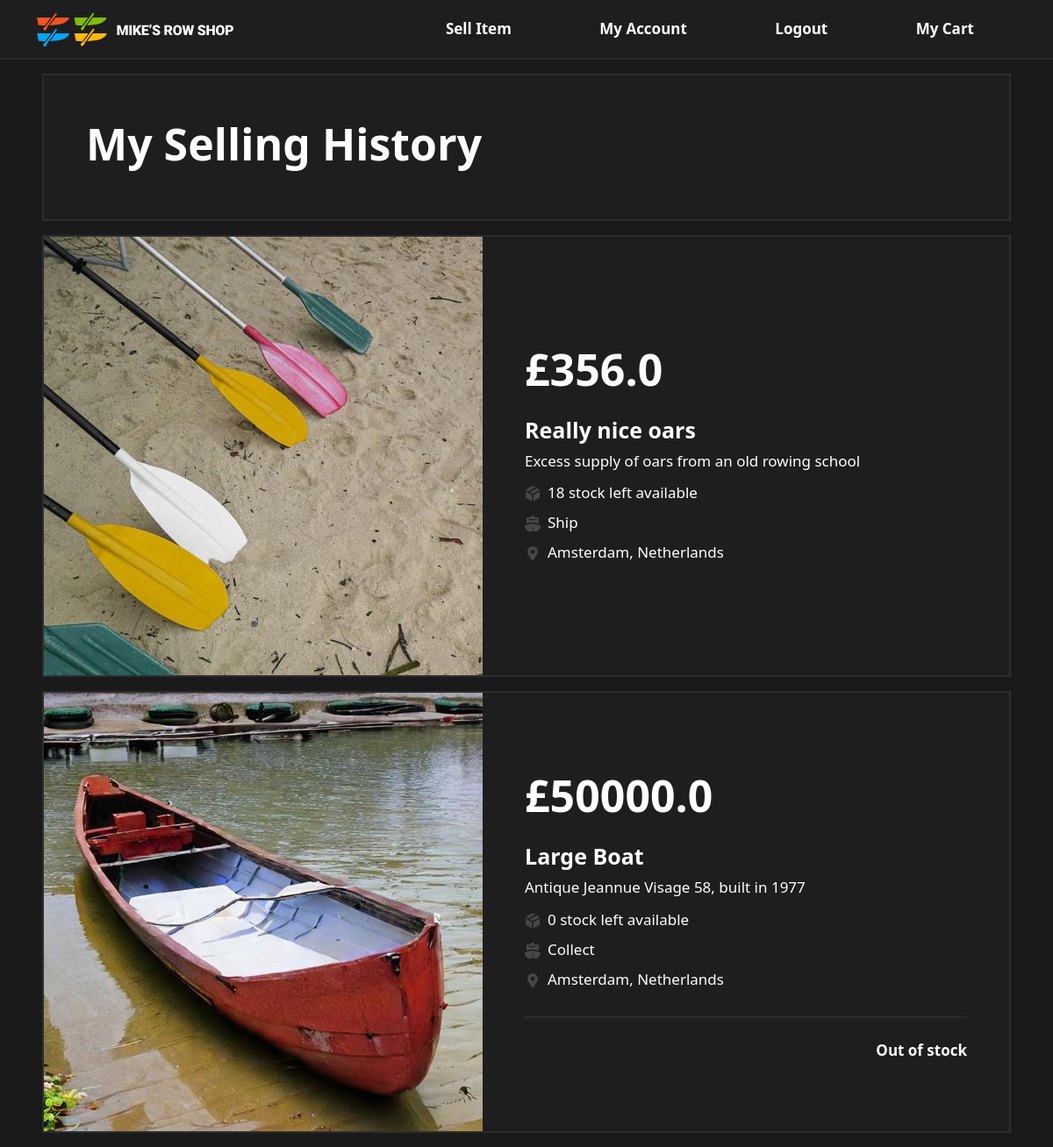
Page /my_products (signed in) on the earlier database version.
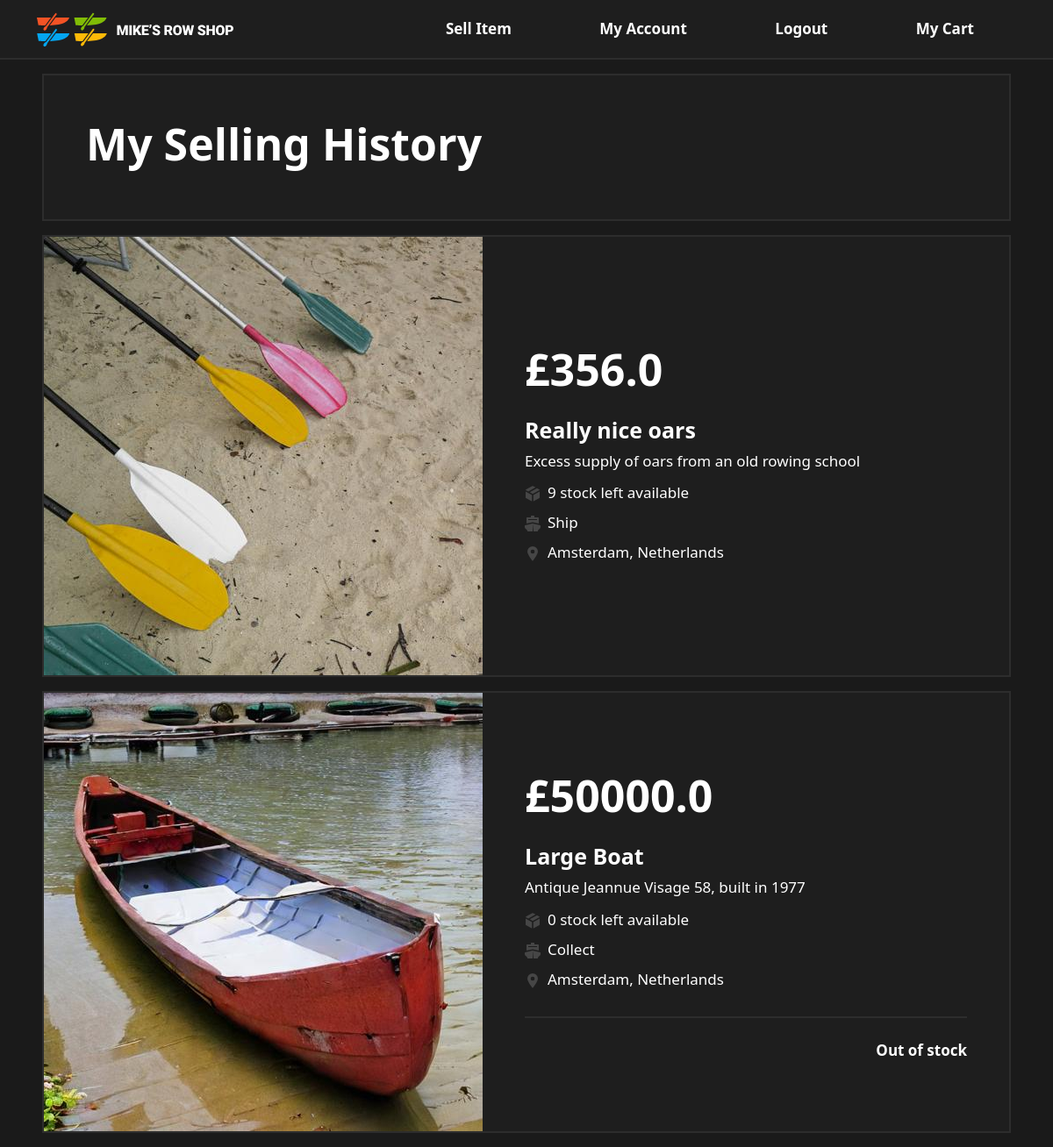
Same page on the later database version.
### app/models.py (models this page shows, shortened)
class items(db.Model):
    id = db.Column(db.Integer, primary_key=True)
    seller_id = db.Column(
        db.Integer, db.ForeignKey('users.id'), nullable=False)
    name = db.Column(db.String(20), nullable=False)
    price = db.Column(db.Float, nullable=False)
    description = db.Column(db.String(200), nullable=False)
    category = db.Column(db.String(20), nullable=False)
    stock_quantity = db.Column(db.Integer, nullable=False)
    location = db.Column(db.String(50), nullable=False)
    shipping_method = db.Column(db.String(20), nullable=False)
    shipping_price = db.Column(db.Float, nullable=False)
    image = db.Column(db.String(20), nullable=False, default='default.jpg')
    active = db.Column(db.Boolean)

### app/views.py (the view)
@app.route('/my_products')
@login_required
def view_selling():
    user_id = current_user.id
    products = items.query.filter_by(seller_id=user_id).all()
    return render_template('view_selling_template.html', title='My Products', products=products)

### app/models.py (called while the page is built)
@login_manager.user_loader
def load_user(user_id):
    return Users.query.get(int(user_id))

### app/templates/view_selling_template.html
{% extends "boilerPlate.html" %}
{% block content %}
<div class="mx-5 p-5 l2_background bordered my-3">
    <h1 class="extra-large-text">My Selling History</h1>
</div>
{% for item in products %}
<div class="mx-5 l2_background bordered d-flex flex-lg-row flex-column align-items-lg-center align-items-start mb-3">
    <img class="img-fluid mb-4 mb-lg-0 align-self-lg-start align-self-center" src="static/images/{{ item.image }}" alt="item image" class="me-5">
    <div class="d-flex flex-column px-sm-5 px-4 align-items-start justify-content-center item-details">
        <p class="extra-large-text">£{{ item.price }}</p>
        <h2 class="stand-out-text">{{ item.name }}</h2>
        <p>{{ item.description }}</p>
        <p class="remove-line-height"><img class="me-2" src="{{ url_for('static', filename='icons/Smock_Box_18_N.svg') }}" alt="Stock quantity icon">{{ item.stock_quantity }} stock left available</p>
        <p class="remove-line-height"><img class="me-2" src="{{ url_for('static', filename='icons/Smock_Ship_18_N.svg') }}" alt="Shipping icon">{{ item.shipping_method }}</p>
        <p class="remove-line-height"><img class="me-2" src="{{ url_for('static', filename='icons/Smock_Location_18_N.svg') }}" alt="Location icon">{{ item.location }}</p>
        {% if item.stock_quantity == 0 %}
        <hr class="button-divider-hr mb-4">
        <p class="align-self-end mb-5 mb-lg-0 bold">Out of stock</p>
        {% endif %}
    </div>
</div>
{% endfor %}
{% endblock %}

Differences in the rows shown:
changed items "Really nice oars": stock_quantity "18" → "9"
